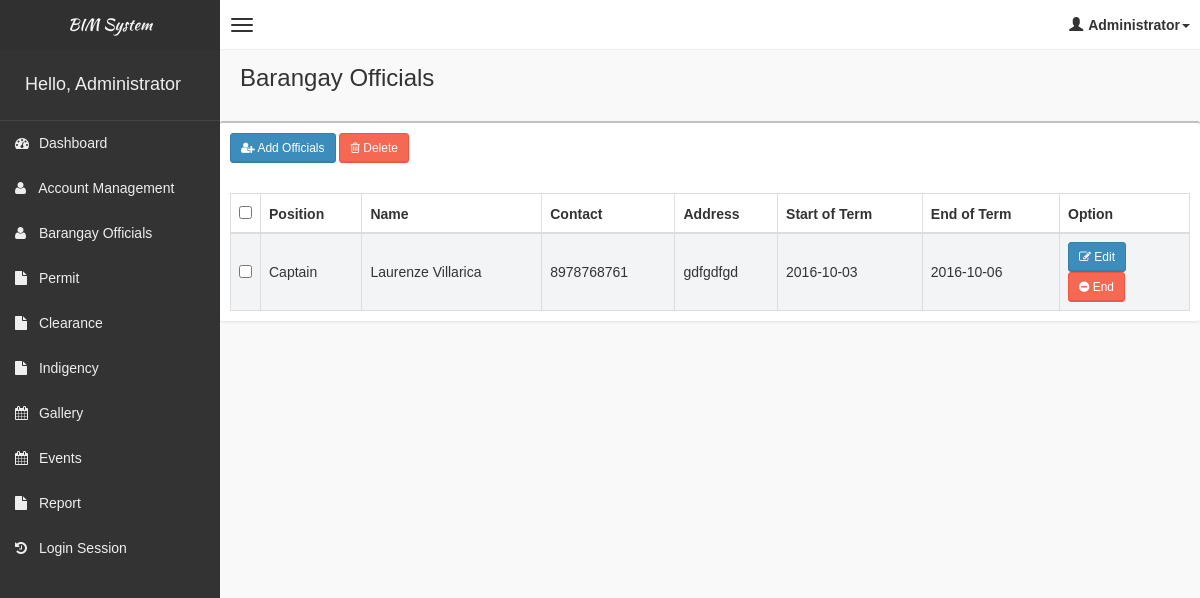
The app's page /pages/officials/officials.php (signed in) with its own data.
### tables this page shows
CREATE TABLE `tblofficial` (
  `id` int(11) NOT NULL,
  `sPosition` varchar(50) NOT NULL,
  `completeName` text NOT NULL,
  `pcontact` varchar(20) NOT NULL,
  `paddress` text NOT NULL,
  `termStart` date NOT NULL,
  `termEnd` date NOT NULL,
  `status` varchar(20) NOT NULL
);

### pages/officials/officials.php (the view, shortened to what this page needs)
<!DOCTYPE html>
<html>
    <?php
    if(!isset($_SESSION['role']))
    {
        header("Location: ../../login.php");
    }
    else
    {
    include('../head_css.php'); ?>
    <body class="skin-black">
        <?php
        include "../connection.php";
        ?>
        <?php include('../header.php'); ?>
        <div class="wrapper row-offcanvas row-offcanvas-left">
            <?php include('../sidebar-left.php'); ?>
            <aside class="right-side">
                <section class="content-header">
                    <h1>
                        Barangay Officials
                    </h1>
                </section>
                <section class="content">
                    <div class="row">
                            <div class="box">
                                <div class="box-header">
                                    <div style="padding:10px;">
                                        <button class="btn btn-primary btn-sm" data-toggle="modal" data-target="#addCourseModal"><i class="fa fa-user-plus" aria-hidden="true"></i> Add Officials</button>
                                        <?php
                                            if(!isset($_SESSION['staff']))
                                            {
                                        ?>
                                        <button class="btn btn-danger btn-sm" data-toggle="modal" data-target="#deleteModal"><i class="fa fa-trash-o" aria-hidden="true"></i> Delete</button>
                                        <?php
                                            }
                                        ?>
                                    </div>
                                </div>
                                <div class="box-body table-responsive">
                                <form method="post">
                                    <table id="table" class="table table-bordered table-striped">
                                        <thead>
                                            <tr>
                                                <?php
                                                    if(!isset($_SESSION['staff']))
                                                    {
                                                ?>
                                                <th style="width: 20px !important;"><input type="checkbox" name="chk_delete[]" class="cbxMain" onchange="checkMain(this)"/></th>
                                                <?php
                                                    }
                                                ?>
                                                <th>Position</th>
                                                <th>Name</th>
                                                <th>Contact</th>
                                                <th>Address</th>
                                                <th>Start of Term</th>
                                                <th>End of Term</th>
                                                <th style="width: 130px !important;">Option</th>
                                            </tr>
                                        </thead>
                                        <tbody>
                                            <?php
                                                if(!isset($_SESSION['staff']))
                                                {
                                                    $squery = mysqli_query($con, "select * from tblofficial ");
                                                    while($row = mysqli_fetch_array($squery))
                                                    {
                                                        echo '
                                                        <tr>
                                                            <td><input type="checkbox" name="chk_delete[]" class="chk_delete" value="'.$row['id'].'" /></td>
                                                            <td>'.$row['sPosition'].'</td>
                                                            <td>'.$row['completeName'].'</td>
                                                            <td>'.$row['pcontact'].'</td>
                                                            <td>'.$row['paddress'].'</td>
                                                            <td>'.$row['termStart'].'</td>
                                                            <td>'.$row['termEnd'].'</td>
                                                            <td>
                                                                <button class="btn btn-primary btn-sm" data-target="#editModal'.$row['id'].'" data-toggle="modal"><i class="fa fa-pencil-square-o" aria-hidden="true"></i> Edit</button>';
                                                                if($row['status'] == 'Ongoing Term'){
                                                                echo '<button class="btn btn-danger btn-sm" data-target="#endModal'.$row['id'].'" data-toggle="modal"><i class="fa fa-minus-circle " aria-hidden="true"></i> End</button>';
                                                                }
                                                                else{
                                                                echo '<button class="btn btn-success btn-sm" data-target="#startModal'.$row['id'].'" data-toggle="modal"><i class="fa fa-minus-circle " aria-hidden="true"></i> Start</button>';
                                                                }
                                                            echo '</td>
                                                        </tr>
                                                        ';
                                                    }
                                                }
                                            ?>
                                        </tbody>
                                    </table>
                                    </form>
                                </div>
                            </div>
                    </div>
                </section>
            </aside>
        </div>
        <?php }
        include "../footer.php"; ?>
    </body>
</html>

### css/AdminLTE.css (style rules this page uses)
html, body { overflow-x: hidden!important; font-family: 'Source Sans Pro', sans-serif; -webkit-font-smoothing: antialiased; min-height: 100%; background: #f9f9f9; }
.wrapper { min-height: 100%; }
.wrapper:before, .wrapper:after { display: table; content: " "; }
.wrapper:after { clear: both; }
.right-side, .left-side { min-height: 100%; display: block; }
.right-side { background-color: #f9f9f9; margin-left: 220px; }
.content { padding: 20px 15px; background: #f9f9f9; }
h1, h2, h3, h4, h5, h6, .h1, .h2, .h3, .h4, .h5, .h6 { font-family: 'Source Sans Pro', sans-serif; }
.table-striped > tbody > tr:nth-child(odd) > td, .table-striped > tbody > tr:nth-child(odd) > th { background-color: #f3f4f5; }
.right-side > .content-header { position: relative; padding: 15px 15px 10px 20px; }
.right-side > .content-header > h1 { margin: 0; font-size: 24px; }
.box { position: relative; background: #ffffff; border-top: 2px solid #c1c1c1; margin-bottom: 20px; -webkit-border-radius: 3px; -moz-border-radius: 3px; border-radius: 3px; width: 100%; box-shadow: 0px 1px 3px rgba(0, 0, 0, 0.1); }
.box .box-header { position: relative; -webkit-border-top-left-radius: 3px; -webkit-border-top-right-radius: 3px; -webkit-border-bottom-right-radius: 0; -webkit-border-bottom-left-radius: 0; -moz-border-radius-topleft: 3px; -moz-border-radius-topright: 3px; -moz-border-radius-bottomright: 0; -moz-border-radius-bottomleft: 0; border-top-left-radius: 3px; border-top-right-radius: 3px; border-bottom-right-radius: 0; border-bottom-left-radius: 0; border-bottom: 0px solid #f4f4f4; color: #444; padding-bottom: 10px; }
.box .box-header:before, .box .box-header:after { display: table; content: " "; }
.box .box-header:after { clear: both; }
.box .box-body { padding: 10px; -webkit-border-top-left-radius: 0; -webkit-border-top-right-radius: 0; -webkit-border-bottom-right-radius: 3px; -webkit-border-bottom-left-radius: 3px; -moz-border-radius-topleft: 0; -moz-border-radius-topright: 0; -moz-border-radius-bottomright: 3px; -moz-border-radius-bottomleft: 3px; border-top-left-radius: 0; border-top-right-radius: 0; border-bottom-right-radius: 3px; border-bottom-left-radius: 3px; }
.box .box-body .table { margin-bottom: 0; }
.btn { font-weight: 500; -webkit-border-radius: 3px; -moz-border-radius: 3px; border-radius: 3px; border: 1px solid transparent; -webkit-box-shadow: inset 0px -2px 0px 0px rgba(0, 0, 0, 0.09); -moz-box-shadow: inset 0px -2px 0px 0px rgba(0, 0, 0, 0.09); box-shadow: inset 0px -1px 0px 0px rgba(0, 0, 0, 0.09); }
.btn.btn-primary { background-color: #3c8dbc; border-color: #367fa9; }
.btn.btn-danger { background-color: #f56954; border-color: #f4543c; }
.btn.btn-sm { font-size: 12px; }
.skin-black .right-side > .content-header { background: transparent; box-shadow: none; }

### records on screen
tblofficial: sPosition "Captain", completeName "Laurenze Villarica", pcontact "8978768761", paddress "gdfgdfgd", termStart "2016-10-03", termEnd "2016-10-06"

### other values on screen
$_SESSION['role'] "Administrator"
